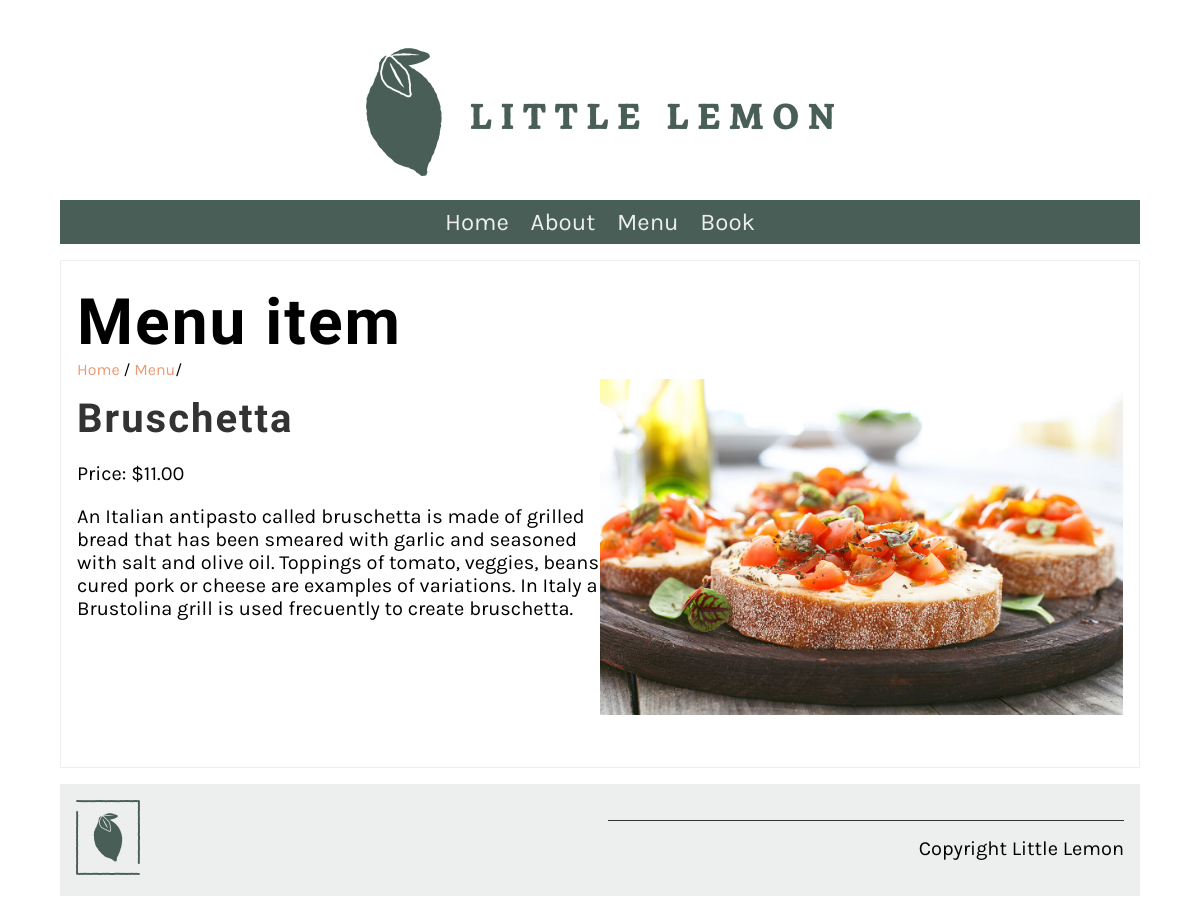
The app's page /menu_item/3/ with its own data.
### restaurant/models.py (models this page shows, shortened)
class Menu(models.Model):
   name = models.CharField(max_length = 200)
   price = models.IntegerField()
   description = models.TextField(max_length=1000, default='')

### restaurant/views.py (the view)
# urls.py: path('menu_item/<int:pk>/', views.display_menu_items, name="menu_item"),
def display_menu_items(request, pk=None):
    if pk:
        menu_item = Menu.objects.get(pk=pk)
    else:
        menu_item = ""
    menu_item = {"menu_item":menu_item}
    return render(request,'menu_item.html', menu_item)

### restaurant/templates/menu_item.html
{% extends 'base.html' %}
{% load static %}
{% block content %}
<section>
    <article>
        <h1>Menu item</h1>
        <span>
            <a href="{% url 'home' %}">Home</a> /
            <a href="{% url 'menu' %}">Menu</a>/
        </span>
        <div class="row">
            <div class="column">
                <h2>
                    {{menu_item.name}}
                </h2>
                <p>
                    Price: ${{menu_item.price}}.00
                </p>
                <p>
                    {{menu_item.description}}
                </p>
            </div>
            <div class="column">
                <img src="{% static 'img/menu_items/'|add:menu_item.name|add:'.jpg' %}" alt="{{ menu_item.name }}" />
            </div>
        </div>
    </article>
</section>
{% endblock %}

### restaurant/templates/base.html (shortened to what this page needs)
{% load static %}
<!DOCTYPE html>
<html lang="en">
  <head>
    <link
      rel="preload"
      as="style"
      href="{% static 'css/style.css' %}"
      onload="this.rel = 'stylesheet'"
    />
  </head>
  <body>
    {% include 'partials/_header.html' %}
    <main>{% block content %} {% endblock %}</main>
    {% include 'partials/_footer.html' %}
  </body>
</html>

### restaurant/templates/partials/_header.html
{% load static %}
<header>
  <img src="{% static 'img/logo.png' %}" />
</header>
<nav>
  <ul>
    <li><a href="{% url 'home' %}">Home</a></li>
    <li><a href="{% url 'about' %}">About</a></li>
    <li><a href="{% url 'menu' %}">Menu</a></li>
    <li><a href="{% url 'book' %}">Book</a></li>
  </ul>
</nav>

### restaurant/static/css/style.css (style rules this page uses)
body { font-family: 'Karla', sans-serif; margin-top: 3rem; margin-bottom: 3rem; margin-left: 5%; margin-right: 5%; }
h1, h2, h3, h4, h5, h6 { font-family: 'Markazi Text', serif; letter-spacing: 2px;; }
h1 { font-size: 4rem; margin-top: 1.5rem; margin-bottom: 0; }
h2 { font-size: 2.5rem; color: #333333; margin:1rem 0; }
p, ul { font-size: 1.25rem;; }
a { color: #EE9972; text-decoration: none; }
header img { display: block; margin-left: auto; margin-right: auto; max-width: 100%; height: auto; }
nav { background-color: #495E57; margin-top: 1rem; margin-bottom: 1rem; margin-bottom: 0px; }
nav ul { list-style: none; font-size: 1.5rem; text-align: center; padding-inline-start: 0rem; margin-bottom: 0px; }
nav ul li { display: inline-block; margin: 0.5rem; }
nav ul a { color: #EDEFEE; text-decoration: none; }
section { display: flex; gap: 2rem 1rem; margin-top: 1rem; margin-bottom: 1rem; flex-direction: row; }
article { flex:1; }
article img { max-width: 100%; }
main article { border: 1px solid #EDEFEE; padding-left: 1rem; padding-right: 1rem; }
footer { background-color: #EDEFEE; padding: 1rem; display: flex; gap: 2rem 1rem; }
footer img { max-width: 50%; }
footer p { border-top: #333333; border-style: solid; border-width: 0.1rem; border-bottom: none; border-left: none; border-right: none; text-align: right; padding-top: 1rem;; }
.row { display: flex; flex-direction: row; width: 100%; padding-bottom: 1rem; }
.column { flex-basis: 50%; margin-bottom: 1rem; padding-bottom: 1rem; }

### records on screen
Menu: name "Bruschetta", price "11", description "An Italian antipasto called bruschetta is made of grilled bread that has been smeared with garlic and seasoned with salt and olive oil. Toppings of tomato, veggies, beans cured pork or cheese are examples of variations. In Italy a Brustolina grill is used frecuently to create bruschetta.", name (picture)
